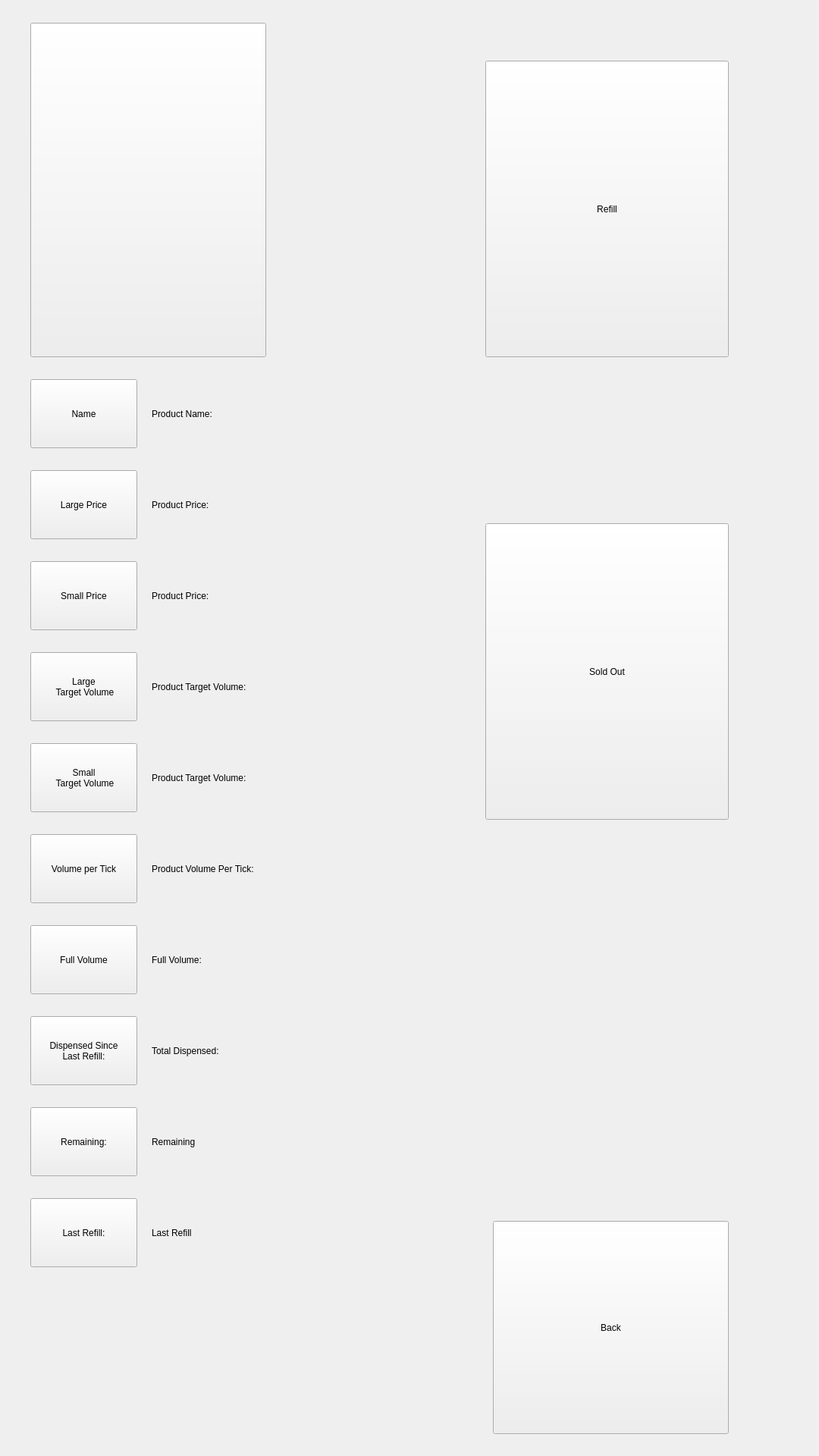
<?xml version="1.0" encoding="UTF-8"?>
<ui version="4.0">
 <class>maintain_product</class>
 <widget class="QWidget" name="maintain_product">
  <property name="geometry">
   <rect>
    <x>0</x>
    <y>0</y>
    <width>1080</width>
    <height>1920</height>
   </rect>
  </property>
  <property name="windowTitle">
   <string>Form</string>
  </property>
  <widget class="QPushButton" name="backButton">
   <property name="geometry">
    <rect>
     <x>650</x>
     <y>1610</y>
     <width>311</width>
     <height>281</height>
    </rect>
   </property>
   <property name="text">
    <string>Back</string>
   </property>
  </widget>
  <widget class="QLabel" name="name">
   <property name="geometry">
    <rect>
     <x>200</x>
     <y>530</y>
     <width>531</width>
     <height>31</height>
    </rect>
   </property>
   <property name="text">
    <string>Product Name: </string>
   </property>
  </widget>
  <widget class="QLabel" name="price_l">
   <property name="geometry">
    <rect>
     <x>200</x>
     <y>650</y>
     <width>721</width>
     <height>31</height>
    </rect>
   </property>
   <property name="text">
    <string>Product Price: </string>
   </property>
  </widget>
  <widget class="QLabel" name="volume_per_tick">
   <property name="geometry">
    <rect>
     <x>200</x>
     <y>1130</y>
     <width>721</width>
     <height>31</height>
    </rect>
   </property>
   <property name="text">
    <string>Product Volume Per Tick: </string>
   </property>
  </widget>
  <widget class="QLabel" name="target_volume_l">
   <property name="geometry">
    <rect>
     <x>200</x>
     <y>890</y>
     <width>721</width>
     <height>31</height>
    </rect>
   </property>
   <property name="text">
    <string>Product Target Volume: </string>
   </property>
  </widget>
  <widget class="QPushButton" name="image">
   <property name="geometry">
    <rect>
     <x>40</x>
     <y>30</y>
     <width>311</width>
     <height>441</height>
    </rect>
   </property>
   <property name="text">
    <string/>
   </property>
  </widget>
  <widget class="QPushButton" name="nameButton">
   <property name="geometry">
    <rect>
     <x>40</x>
     <y>500</y>
     <width>141</width>
     <height>91</height>
    </rect>
   </property>
   <property name="text">
    <string>Name</string>
   </property>
  </widget>
  <widget class="QPushButton" name="priceButton_l">
   <property name="geometry">
    <rect>
     <x>40</x>
     <y>620</y>
     <width>141</width>
     <height>91</height>
    </rect>
   </property>
   <property name="text">
    <string>Large Price</string>
   </property>
  </widget>
  <widget class="QPushButton" name="target_volumeButton_l">
   <property name="geometry">
    <rect>
     <x>40</x>
     <y>860</y>
     <width>141</width>
     <height>91</height>
    </rect>
   </property>
   <property name="text">
    <string>Large
 Target Volume</string>
   </property>
  </widget>
  <widget class="QPushButton" name="vol_per_tickButton">
   <property name="geometry">
    <rect>
     <x>40</x>
     <y>1100</y>
     <width>141</width>
     <height>91</height>
    </rect>
   </property>
   <property name="text">
    <string>Volume per Tick</string>
   </property>
  </widget>
  <widget class="QLabel" name="price_s">
   <property name="geometry">
    <rect>
     <x>200</x>
     <y>770</y>
     <width>721</width>
     <height>31</height>
    </rect>
   </property>
   <property name="text">
    <string>Product Price: </string>
   </property>
  </widget>
  <widget class="QPushButton" name="priceButton_s">
   <property name="geometry">
    <rect>
     <x>40</x>
     <y>740</y>
     <width>141</width>
     <height>91</height>
    </rect>
   </property>
   <property name="text">
    <string>Small Price</string>
   </property>
  </widget>
  <widget class="QPushButton" name="target_volumeButton_s">
   <property name="geometry">
    <rect>
     <x>40</x>
     <y>980</y>
     <width>141</width>
     <height>91</height>
    </rect>
   </property>
   <property name="text">
    <string>Small
 Target Volume</string>
   </property>
  </widget>
  <widget class="QLabel" name="target_volume_s">
   <property name="geometry">
    <rect>
     <x>200</x>
     <y>1010</y>
     <width>721</width>
     <height>31</height>
    </rect>
   </property>
   <property name="text">
    <string>Product Target Volume: </string>
   </property>
  </widget>
  <widget class="QPushButton" name="refillButton">
   <property name="geometry">
    <rect>
     <x>640</x>
     <y>80</y>
     <width>321</width>
     <height>391</height>
    </rect>
   </property>
   <property name="text">
    <string>Refill</string>
   </property>
  </widget>
  <widget class="QLabel" name="refillLabel">
   <property name="geometry">
    <rect>
     <x>646</x>
     <y>490</y>
     <width>1031</width>
     <height>101</height>
    </rect>
   </property>
   <property name="font">
    <font>
     <pointsize>24</pointsize>
    </font>
   </property>
   <property name="text">
    <string/>
   </property>
  </widget>
  <widget class="QPushButton" name="soldOutButton">
   <property name="geometry">
    <rect>
     <x>640</x>
     <y>690</y>
     <width>321</width>
     <height>391</height>
    </rect>
   </property>
   <property name="text">
    <string>Sold Out</string>
   </property>
  </widget>
  <widget class="QLabel" name="soldOutLabel">
   <property name="geometry">
    <rect>
     <x>640</x>
     <y>1090</y>
     <width>911</width>
     <height>141</height>
    </rect>
   </property>
   <property name="font">
    <font>
     <pointsize>24</pointsize>
    </font>
   </property>
   <property name="text">
    <string/>
   </property>
  </widget>
  <widget class="QPushButton" name="fullButton">
   <property name="geometry">
    <rect>
     <x>40</x>
     <y>1220</y>
     <width>141</width>
     <height>91</height>
    </rect>
   </property>
   <property name="text">
    <string>Full Volume</string>
   </property>
  </widget>
  <widget class="QLabel" name="full_volume">
   <property name="geometry">
    <rect>
     <x>200</x>
     <y>1250</y>
     <width>721</width>
     <height>31</height>
    </rect>
   </property>
   <property name="text">
    <string>Full Volume:</string>
   </property>
  </widget>
  <widget class="QPushButton" name="dispensedButton">
   <property name="geometry">
    <rect>
     <x>40</x>
     <y>1340</y>
     <width>141</width>
     <height>91</height>
    </rect>
   </property>
   <property name="text">
    <string>Dispensed Since 
Last Refill:</string>
   </property>
  </widget>
  <widget class="QPushButton" name="remainingButton">
   <property name="geometry">
    <rect>
     <x>40</x>
     <y>1460</y>
     <width>141</width>
     <height>91</height>
    </rect>
   </property>
   <property name="text">
    <string>Remaining:</string>
   </property>
  </widget>
  <widget class="QLabel" name="total_dispensed">
   <property name="geometry">
    <rect>
     <x>200</x>
     <y>1370</y>
     <width>721</width>
     <height>31</height>
    </rect>
   </property>
   <property name="text">
    <string>Total Dispensed:</string>
   </property>
  </widget>
  <widget class="QLabel" name="remainingLabel">
   <property name="geometry">
    <rect>
     <x>200</x>
     <y>1490</y>
     <width>721</width>
     <height>31</height>
    </rect>
   </property>
   <property name="text">
    <string>Remaining</string>
   </property>
  </widget>
  <widget class="QPushButton" name="lastRefillButton">
   <property name="geometry">
    <rect>
     <x>40</x>
     <y>1580</y>
     <width>141</width>
     <height>91</height>
    </rect>
   </property>
   <property name="text">
    <string>Last Refill:</string>
   </property>
  </widget>
  <widget class="QLabel" name="lastRefillLabel">
   <property name="geometry">
    <rect>
     <x>200</x>
     <y>1610</y>
     <width>721</width>
     <height>31</height>
    </rect>
   </property>
   <property name="text">
    <string>Last Refill</string>
   </property>
  </widget>
 </widget>
 <resources/>
 <connections/>
</ui>
